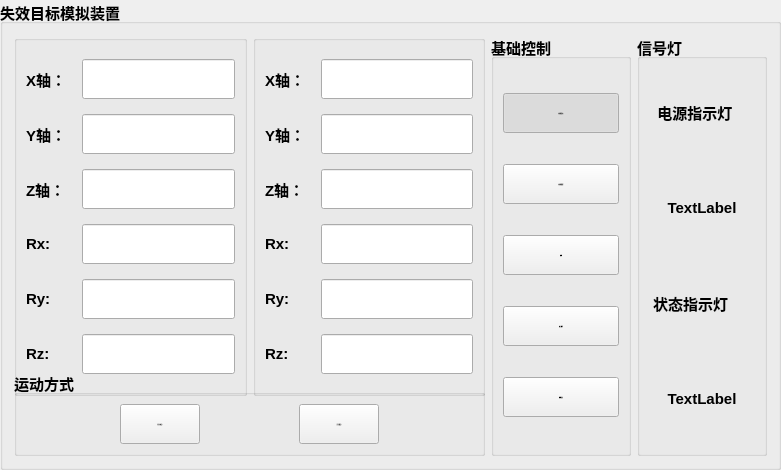
     <widget class="QGroupBox" name="groupBox_110">
      <property name="geometry">
       <rect>
        <x>750</x>
        <y>0</y>
        <width>781</width>
        <height>470</height>
       </rect>
      </property>
      <property name="minimumSize">
       <size>
        <width>661</width>
        <height>470</height>
       </size>
      </property>
      <property name="maximumSize">
       <size>
        <width>16777215</width>
        <height>350</height>
       </size>
      </property>
      <property name="font">
       <font>
        <pointsize>11</pointsize>
        <bold>true</bold>
       </font>
      </property>
      <property name="title">
       <string>失效目标模拟装置</string>
      </property>
      <layout class="QGridLayout" name="gridLayout_28">
       <item row="0" column="0">
        <widget class="QGroupBox" name="groupBox_111">
         <property name="minimumSize">
          <size>
           <width>180</width>
           <height>361</height>
          </size>
         </property>
         <property name="sizeIncrement">
          <size>
           <width>0</width>
           <height>300</height>
          </size>
         </property>
         <property name="title">
          <string/>
         </property>
         <layout class="QGridLayout" name="gridLayout_32">
          <item row="1" column="1">
           <widget class="QLineEdit" name="y_p_2">
            <property name="minimumSize">
             <size>
              <width>0</width>
              <height>40</height>
             </size>
            </property>
           </widget>
          </item>
          <item row="3" column="0">
           <widget class="QLabel" name="label_287">
            <property name="minimumSize">
             <size>
              <width>50</width>
              <height>15</height>
             </size>
            </property>
            <property name="text">
             <string>Rx:</string>
            </property>
           </widget>
          </item>
          <item row="2" column="0">
           <widget class="QLabel" name="label_288">
            <property name="minimumSize">
             <size>
              <width>50</width>
              <height>15</height>
             </size>
            </property>
            <property name="text">
             <string>Z轴：</string>
            </property>
           </widget>
          </item>
          <item row="4" column="0">
           <widget class="QLabel" name="label_291">
            <property name="minimumSize">
             <size>
              <width>50</width>
              <height>15</height>
             </size>
            </property>
            <property name="text">
             <string>Ry:</string>
            </property>
           </widget>
          </item>
          <item row="0" column="0">
           <widget class="QLabel" name="label_290">
            <property name="minimumSize">
             <size>
              <width>50</width>
              <height>15</height>
             </size>
            </property>
            <property name="text">
             <string>X轴：</string>
            </property>
           </widget>
          </item>
          <item row="0" column="1">
           <widget class="QLineEdit" name="x_p_2">
            <property name="minimumSize">
             <size>
              <width>0</width>
              <height>40</height>
             </size>
            </property>
           </widget>
          </item>
          <item row="5" column="1">
           <widget class="QLineEdit" name="rz_p_2">
            <property name="minimumSize">
             <size>
              <width>0</width>
              <height>40</height>
             </size>
            </property>
           </widget>
          </item>
          <item row="2" column="1">
           <widget class="QLineEdit" name="z_p_2">
            <property name="minimumSize">
             <size>
              <width>0</width>
              <height>40</height>
             </size>
            </property>
           </widget>
          </item>
          <item row="1" column="0">
           <widget class="QLabel" name="label_286">
            <property name="minimumSize">
             <size>
              <width>50</width>
              <height>15</height>
             </size>
            </property>
            <property name="text">
             <string>Y轴：</string>
            </property>
           </widget>
          </item>
          <item row="5" column="0">
           <widget class="QLabel" name="label_289">
            <property name="minimumSize">
             <size>
              <width>50</width>
              <height>15</height>
             </size>
            </property>
            <property name="text">
             <string>Rz:</string>
            </property>
           </widget>
          </item>
          <item row="4" column="1">
           <widget class="QLineEdit" name="ry_p_2">
            <property name="minimumSize">
             <size>
              <width>0</width>
              <height>40</height>
             </size>
            </property>
           </widget>
          </item>
          <item row="3" column="1">
           <widget class="QLineEdit" name="rx_p_2">
            <property name="minimumSize">
             <size>
              <width>50</width>
              <height>40</height>
             </size>
            </property>
           </widget>
          </item>
         </layout>
        </widget>
       </item>
       <item row="0" column="1">
        <widget class="QGroupBox" name="groupBox_112">
         <property name="minimumSize">
          <size>
           <width>180</width>
           <height>361</height>
          </size>
         </property>
         <property name="title">
          <string/>
         </property>
         <layout class="QGridLayout" name="gridLayout_34">
          <item row="3" column="1">
           <widget class="QLineEdit" name="rx_v_2">
            <property name="minimumSize">
             <size>
              <width>50</width>
              <height>40</height>
             </size>
            </property>
           </widget>
          </item>
          <item row="1" column="0">
           <widget class="QLabel" name="label_294">
            <property name="minimumSize">
             <size>
              <width>50</width>
              <height>15</height>
             </size>
            </property>
            <property name="text">
             <string>Y轴：</string>
            </property>
           </widget>
          </item>
          <item row="4" column="0">
           <widget class="QLabel" name="label_297">
            <property name="minimumSize">
             <size>
              <width>50</width>
              <height>15</height>
             </size>
            </property>
            <property name="text">
             <string>Ry:</string>
            </property>
           </widget>
          </item>
          <item row="0" column="0">
           <widget class="QLabel" name="label_293">
            <property name="minimumSize">
             <size>
              <width>50</width>
              <height>15</height>
             </size>
            </property>
            <property name="text">
             <string>X轴：</string>
            </property>
           </widget>
          </item>
          <item row="5" column="0">
           <widget class="QLabel" name="label_298">
            <property name="minimumSize">
             <size>
              <width>50</width>
              <height>15</height>
             </size>
            </property>
            <property name="text">
             <string>Rz:</string>
            </property>
           </widget>
          </item>
          <item row="5" column="1">
           <widget class="QLineEdit" name="rz_v_2">
            <property name="minimumSize">
             <size>
              <width>0</width>
              <height>40</height>
             </size>
            </property>
           </widget>
          </item>
          <item row="1" column="1">
           <widget class="QLineEdit" name="y_v_2">
            <property name="minimumSize">
             <size>
              <width>0</width>
              <height>40</height>
             </size>
            </property>
           </widget>
          </item>
          <item row="2" column="0">
           <widget class="QLabel" name="label_295">
            <property name="minimumSize">
             <size>
              <width>50</width>
              <height>15</height>
             </size>
            </property>
            <property name="text">
             <string>Z轴：</string>
            </property>
           </widget>
          </item>
          <item row="4" column="1">
           <widget class="QLineEdit" name="ry_v_2">
            <property name="minimumSize">
             <size>
              <width>0</width>
              <height>40</height>
             </size>
            </property>
           </widget>
          </item>
          <item row="0" column="1">
           <widget class="QLineEdit" name="x_v_2">
            <property name="minimumSize">
             <size>
              <width>0</width>
              <height>40</height>
             </size>
            </property>
           </widget>
          </item>
          <item row="2" column="1">
           <widget class="QLineEdit" name="z_v_2">
            <property name="minimumSize">
             <size>
              <width>0</width>
              <height>40</height>
             </size>
            </property>
           </widget>
          </item>
          <item row="3" column="0">
           <widget class="QLabel" name="label_296">
            <property name="minimumSize">
             <size>
              <width>50</width>
              <height>15</height>
             </size>
            </property>
            <property name="text">
             <string>Rx:</string>
            </property>
           </widget>
          </item>
         </layout>
        </widget>
       </item>
       <item row="1" column="0" colspan="2">
        <widget class="QGroupBox" name="groupBox_114">
         <property name="title">
          <string>运动方式</string>
         </property>
         <layout class="QGridLayout" name="gridLayout_36">
          <item row="0" column="0">
           <spacer name="horizontalSpacer_26">
            <property name="orientation">
             <enum>Qt::Horizontal</enum>
            </property>
            <property name="sizeHint" stdset="0">
             <size>
              <width>40</width>
              <height>20</height>
             </size>
            </property>
           </spacer>
          </item>
          <item row="0" column="3">
           <widget class="QPushButton" name="robot_jpmove_5">
            <property name="minimumSize">
             <size>
              <width>80</width>
              <height>40</height>
             </size>
            </property>
            <property name="font">
             <font>
              <family>Arial</family>
              <pointsize>-1</pointsize>
              <bold>true</bold>
             </font>
            </property>
            <property name="styleSheet">
             <string notr="true"/>
            </property>
            <property name="text">
             <string>关节点运动</string>
            </property>
           </widget>
          </item>
          <item row="0" column="2">
           <spacer name="horizontalSpacer_25">
            <property name="orientation">
             <enum>Qt::Horizontal</enum>
            </property>
            <property name="sizeHint" stdset="0">
             <size>
              <width>40</width>
              <height>20</height>
             </size>
            </property>
           </spacer>
          </item>
          <item row="0" column="1">
           <widget class="QPushButton" name="robot_Cartesianmove_5">
            <property name="minimumSize">
             <size>
              <width>80</width>
              <height>40</height>
             </size>
            </property>
            <property name="font">
             <font>
              <family>Arial</family>
              <pointsize>-1</pointsize>
              <bold>true</bold>
             </font>
            </property>
            <property name="styleSheet">
             <string notr="true"/>
            </property>
            <property name="text">
             <string>笛卡尔运动</string>
            </property>
           </widget>
          </item>
          <item row="0" column="4">
           <spacer name="horizontalSpacer_27">
            <property name="orientation">
             <enum>Qt::Horizontal</enum>
            </property>
            <property name="sizeHint" stdset="0">
             <size>
              <width>40</width>
              <height>20</height>
             </size>
            </property>
           </spacer>
          </item>
         </layout>
        </widget>
       </item>
       <item row="0" column="2" rowspan="2">
        <widget class="QGroupBox" name="groupBox_113">
         <property name="minimumSize">
          <size>
           <width>140</width>
           <height>400</height>
          </size>
         </property>
         <property name="title">
          <string>基础控制</string>
         </property>
         <layout class="QGridLayout" name="gridLayout_31">
          <item row="4" column="0">
           <widget class="QPushButton" name="alarm_reset_5">
            <property name="minimumSize">
             <size>
              <width>80</width>
              <height>40</height>
             </size>
            </property>
            <property name="font">
             <font>
              <family>Arial</family>
              <pointsize>-1</pointsize>
              <bold>true</bold>
             </font>
            </property>
            <property name="styleSheet">
             <string notr="true"/>
            </property>
            <property name="text">
             <string>报警复位</string>
            </property>
            <property name="checkable">
             <bool>true</bool>
            </property>
           </widget>
          </item>
          <item row="3" column="0">
           <widget class="QPushButton" name="end_code_5">
            <property name="minimumSize">
             <size>
              <width>80</width>
              <height>40</height>
             </size>
            </property>
            <property name="font">
             <font>
              <family>Arial</family>
              <pointsize>-1</pointsize>
              <bold>true</bold>
             </font>
            </property>
            <property name="styleSheet">
             <string notr="true"/>
            </property>
            <property name="text">
             <string>终止程序</string>
            </property>
            <property name="checkable">
             <bool>true</bool>
            </property>
           </widget>
          </item>
          <item row="0" column="0">
           <widget class="QPushButton" name="Robot_power">
            <property name="minimumSize">
             <size>
              <width>80</width>
              <height>40</height>
             </size>
            </property>
            <property name="font">
             <font>
              <family>Arial</family>
              <pointsize>-1</pointsize>
              <bold>true</bold>
             </font>
            </property>
            <property name="styleSheet">
             <string notr="true"/>
            </property>
            <property name="text">
             <string>机械臂上电</string>
            </property>
            <property name="checkable">
             <bool>true</bool>
            </property>
            <property name="checked">
             <bool>true</bool>
            </property>
           </widget>
          </item>
          <item row="1" column="0">
           <widget class="QPushButton" name="robot_zero_10">
            <property name="minimumSize">
             <size>
              <width>80</width>
              <height>40</height>
             </size>
            </property>
            <property name="font">
             <font>
              <family>Arial</family>
              <pointsize>-1</pointsize>
              <bold>true</bold>
             </font>
            </property>
            <property name="styleSheet">
             <string notr="true"/>
            </property>
            <property name="text">
             <string>机械臂回零</string>
            </property>
           </widget>
          </item>
          <item row="2" column="0">
           <widget class="QPushButton" name="robot_stop_5">
            <property name="minimumSize">
             <size>
              <width>80</width>
              <height>40</height>
             </size>
            </property>
            <property name="font">
             <font>
              <family>Arial</family>
              <pointsize>-1</pointsize>
              <bold>true</bold>
             </font>
            </property>
            <property name="styleSheet">
             <string notr="true"/>
            </property>
            <property name="text">
             <string>急停</string>
            </property>
           </widget>
          </item>
         </layout>
        </widget>
       </item>
       <item row="0" column="3" rowspan="2">
        <widget class="QGroupBox" name="groupBox_116">
         <property name="minimumSize">
          <size>
           <width>130</width>
           <height>350</height>
          </size>
         </property>
         <property name="title">
          <string>信号灯</string>
         </property>
         <layout class="QGridLayout" name="gridLayout_39">
          <item row="2" column="0">
           <widget class="QLabel" name="label_76">
            <property name="sizePolicy">
             <sizepolicy hsizetype="Minimum" vsizetype="Preferred">
              <horstretch>0</horstretch>
              <verstretch>0</verstretch>
             </sizepolicy>
            </property>
            <property name="text">
             <string> 状态指示灯</string>
            </property>
           </widget>
          </item>
          <item row="1" column="0">
           <widget class="QLabel" name="label3_er_68">
            <property name="minimumSize">
             <size>
              <width>90</width>
              <height>90</height>
             </size>
            </property>
            <property name="text">
             <string>TextLabel</string>
            </property>
            <property name="alignment">
             <set>Qt::AlignCenter</set>
            </property>
           </widget>
          </item>
          <item row="3" column="0">
           <widget class="QLabel" name="label3_er_72">
            <property name="minimumSize">
             <size>
              <width>90</width>
              <height>90</height>
             </size>
            </property>
            <property name="text">
             <string>TextLabel</string>
            </property>
            <property name="alignment">
             <set>Qt::AlignCenter</set>
            </property>
           </widget>
          </item>
          <item row="0" column="0">
           <widget class="QLabel" name="label_68">
            <property name="text">
             <string>  电源指示灯</string>
            </property>
           </widget>
          </item>
         </layout>
        </widget>
       </item>
      </layout>
     </widget>
